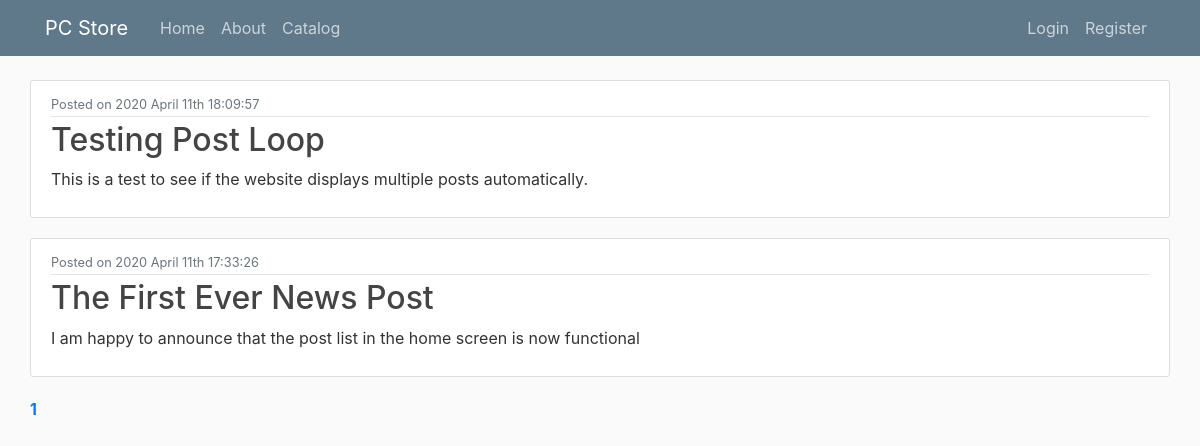
The app's page /, older data.
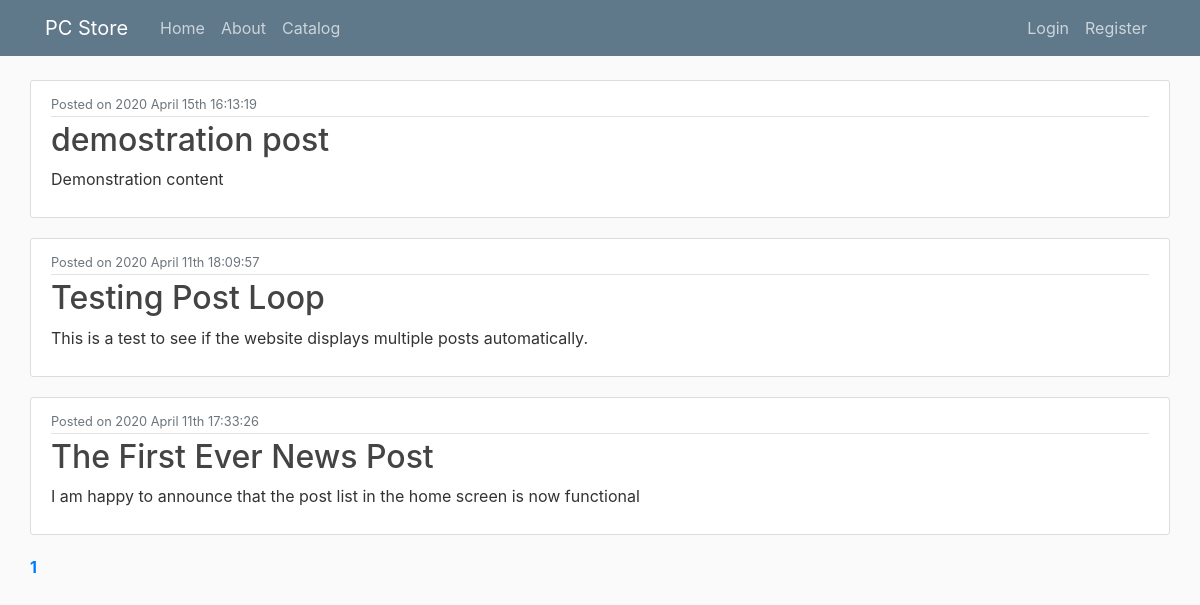
The same page, newer data.
### main/models.py (models this page shows, shortened)
class Post(models.Model):
    title = models.CharField(max_length=150)
    content = models.TextField()
    date_posted = models.DateTimeField(default=timezone.now)

### main/views.py (the view)
# urls.py: 2. Add a URL to urlpatterns:  path('', views.home, name='home')
def home(request):
    posts = models.Post.objects.all().order_by('-date_posted')
    paginator = Paginator(posts, 5)
    page = request.GET.get('page')
    posts = paginator.get_page(page)
    context = {
        'title': 'Home',
        'posts': posts,
    }
    return render(request, 'main/home.html', context)

### main/templates/main/home.html (shortened to what this page needs)
{% extends "main/base.html" %}
{% block content %}
<div>
    {% for post in posts %}
        <article class="media content-section">
            <div class="media-body">
                <div class="article-metadata">
                    <small class="text-muted">Posted on {{ post.date_posted|date:"Y F dS H:i:s" }}</small>
                </div>
                <h2>{{ post.title }}</h2>
                <p>{{ post.content }}</p>
            </div>
        </article>
    {% endfor %}
</div>
    <div class="pagination">
        {% for num in posts.paginator.page_range %}
            {% if posts.number == num %}
                <strong><a href="?page={{ num }}">{{ num }}</a></strong>
            {% elif num > posts.number|add:'-3' and num < posts.number|add:'3' %}
                <a href="?page={{ num }}">{{ num }}</a>
            {% endif %}
        {% endfor %}
    </div>
{% endblock content %}

Row changes from the older to the newer data that the page shows:
added Post: date_posted "2020 April 15th 16:13:19", title "demostration post", content "Demonstration content"
